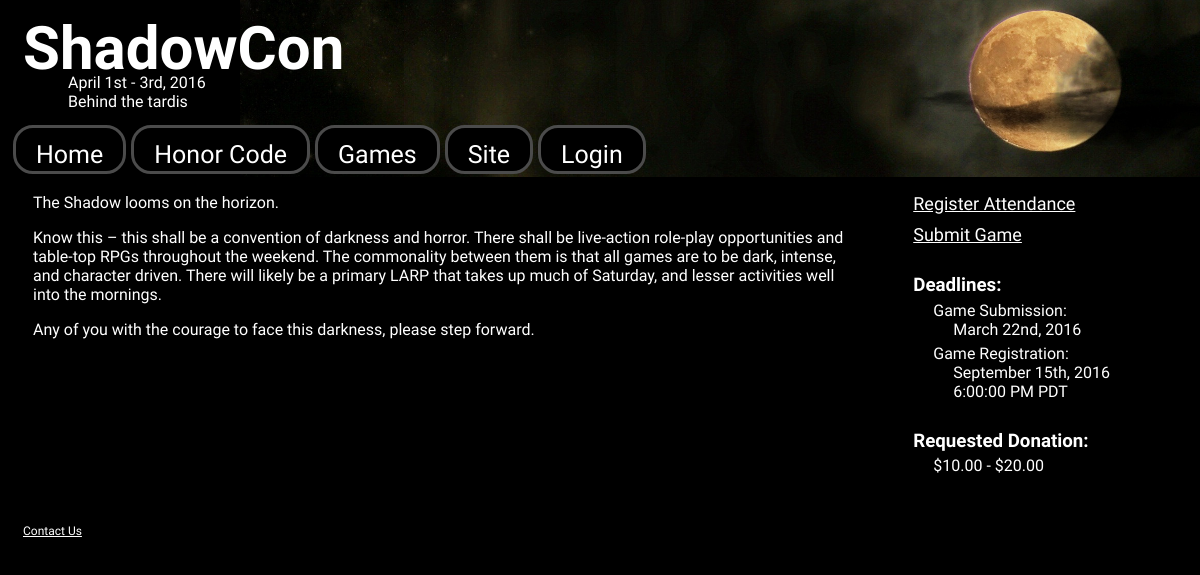
The page / on the database its author committed.
### convention/models.py (models this page shows, shortened)
class ConInfo(models.Model):
    date = models.DateField()
    pre_reg_deadline = models.DateField()
    game_sub_deadline = models.DateField()
    game_reg_deadline = models.DateTimeField(
        default=pytz.timezone("US/Pacific").localize(datetime(2016, 9, 15, 18, 0, 0)))
    location = models.CharField(max_length=1024)
    pre_reg_cost = models.FloatField()
    door_cost = models.FloatField()
    registration_opens = models.DateTimeField()
    max_attendees = models.PositiveIntegerField()

### page/models.py (models this page shows, shortened)
class Page(models.Model):
    name = models.CharField(max_length=256)
    url = models.CharField(max_length=256)
    content = RichTextField()

### page/views.py (the view)
# urls.py: url(r'^$', views.index, name='index'),
def index(request):
    return display(request, 'home')

### convention/templatetags/con_info.py (called while the page is built)
@register.simple_tag
def con_date():
    start = get_con_value("date")
    end = date(start.year, start.month, start.day + 2)
    return str(dateformat.format(start, "F jS - ") + dateformat.format(end, "jS, Y"))

@register.simple_tag
def con_year():
    return str(get_con_value("date").year)

@register.simple_tag
def con_pre_reg_deadline():
    return dateformat.format(get_con_value("pre_reg_deadline"), "F jS, Y")

@register.simple_tag
def con_game_sub_deadline():
    return dateformat.format(get_con_value("game_sub_deadline"), "F jS, Y")

@register.simple_tag
def con_game_reg_deadline():
    return html.format_html(get_datetime_as_string(get_con_value("game_reg_deadline"), "<br />"))

@register.simple_tag
def con_location():
    return get_con_value("location")

@register.simple_tag
def con_door_cost():
    return "$%.2f" % get_con_value("door_cost")

@register.simple_tag
def con_pre_reg_cost():
    return "$%.2f" % get_con_value("pre_reg_cost")

def get_datetime_as_string(value, date_time_sep):
    local = value.astimezone(pytz.timezone('US/Pacific'))
    return dateformat.format(local, "F jS, Y") + date_time_sep + dateformat.format(local, "g:i:s A T")

@register.inclusion_tag('convention/register_sidebar_links.html')
def register_links(user):
    raw_open_date = get_con_value("registration_opens")
    return {'is_registration_open': is_registration_open(),
            'is_pre_reg_open': is_pre_reg_open(user),
            'open_date': get_datetime_as_string(raw_open_date, "<br>")}

### convention/templatetags/user.py (called while the page is built)
@register.simple_tag
def edit_schedule_link(user):
    if (user.is_staff or user.is_superuser) and user.is_active:
        return html.format_html('<li><a href="{}">Change Schedule</a></li>',
                                reverse('convention:edit_schedule'))
    else:
        return ""

### convention/utils.py (called while the page is built)
def get_con_value(parameter):
    con_objects = ConInfo.objects.all()
    if len(con_objects) == 0:
        raise ValueError("No con object found")
    elif len(con_objects) > 1:
        raise ValueError("Multiple con objects found")
    info = con_objects[0]
    return getattr(info, parameter)

def is_registration_open():
    open_date = get_con_value("registration_opens")
    return open_date <= timezone.now()

def is_pre_reg_open(user):
    if user and user.id is not None:
        return len(Game.objects.filter(user=user)) > 0
    else:
        return False

### page/templates/page/display.html (shortened to what this page needs)
{% extends "base.html" %}
{% block content %}
{{content | safe}}
{% endblock %}

### shadowcon/templates/base.html (shortened to what this page needs)
<!DOCTYPE html>
{% load staticfiles %}
{% load con_info %}
{% load user %}
<html>
<head>
  <link rel="stylesheet" href="https://maxcdn.bootstrapcdn.com/bootstrap/3.3.6/css/bootstrap.min.css"
>
  <link rel="stylesheet" href="{% static 'css/base.css' %}"/>
</head>
<body>
<div id="container-fluid">
  <div class="row">
    <div id="head_and_nav">
      <div class="col-lg-12">
        <header>
          <h1>ShadowCon</h1>
          <p>{% con_date %}<br>
            {% con_location %}</p>
        </header>
        <nav>
          <ul>
            <li><a href="/">Home</a></li>
            <li><a href="{% url 'page:display' 'honor_code' %}">Honor Code</a></li>
            <li><a href="#">Games</a>
            </li>
            <li><a href="#">Site</a>
            </li>
            {% if user.is_authenticated %}
            <li><a href="#">Account</a>
              <ul>
                <li><a href="{% url 'convention:user_profile' %}">Profile</a></li>
                <li><a href="{% url 'logout' %}">Logout</a></li>
                {% admin_link request.user %}
                {% attendance_list_link request.user %}
              </ul>
            </li>
            {% else %}
            <li><a href="{% url 'login' %}?next={% block login-next %}{{ request.get_full_path }}{% endblock %}">Login</a></li>
            {% endif %}
          </ul>
        </nav>
      </div>
    </div>
  </div>
  <div class="row">
    <div class="col-sm-9">
      <section id="main" role="main">
        {% block content %}<h1>Content goes here</h1>{% endblock %}
      </section>
    </div>
    <div class="col-sm-3">
      <aside>
        <ul>
          {% register_links request.user %}
          <li id="deadlines">
            <h3>Deadlines:</h3>
            <ul>
              <li>Game Submission:<br/>
                <ul>
                  <li>{% con_game_sub_deadline %}</li>
                </ul>
              </li>
              <li>Game Registration:<br/>
                <ul>
                  <li>{% con_game_reg_deadline %}</li>
                </ul>
              </li>
            </ul>
          </li>
          <li id="costs">
            <h3>Requested Donation:</h3>
            <ul>
              <li>{% con_pre_reg_cost %} - {% con_door_cost %}</li>
            </ul>
          </li>
        </ul>
      </aside>
    </div>
  </div>
  <div class="row">
    <div class="col-sm-12">
      <footer>
        <a href="{% url 'contact:contact' %}">Contact Us</a>
      </footer>
    </div>
  </div>
</div>
</body>
</html>

### shadowcon/static/css/base.css (style rules this page uses)
article, aside, details, figcaption, figure, footer, header, hgroup, nav, section { display: block; }
body { background-color: #000000; color:#FFFFFF; font-family: 'Special Elite', cursive; line-height:normal; margin:0px 8px 8px 8px; font-size:16px; }
a, a:focus, a:hover { color:#FFFFFF; text-decoration:underline; }
a:focus, a:hover, h1, h2, h3 { font-weight:bold; }
h3 { font-size:18.72px; }
p, form { margin:16px 0px 16px 0px; }
div#head_and_nav { background-image:url('../img/header.jpg'); background-position:right; background-size:960px 177px; background-repeat:no-repeat; height:177px; box-sizing:content-box; }
header { padding-top:1px; }
header h1 { font-size:60px; margin: 15px 0px 0px 15px; }
header p { margin:-9px 0px 14px 60px; }
nav { height:45px; }
nav ul { font-size:25px; margin: 0; padding: 0; list-style: none; }
nav ul li { display: block; position: relative; float: left; }
nav ul li a { display: block; text-decoration: none; padding: 12px 20px 1px 20px; background-color:#000000; margin-left: 5px; white-space: nowrap; height:30px; text-align:center; border:3px solid #4B4B4B; border-radius: 20px; overflow:hidden; box-sizing:content-box; }
section#main { padding-left:25px; padding-right:25px; margin-bottom:20px; }
aside { margin:16px 0px 20px 0px; }
aside ul { list-style: none; margin:10px; padding:0px; }
aside li { padding:0px 0px 10px 0px; }
aside h3 { margin:0px; margin-top:20px; margin-bottom:5px; }
aside ul { list-style: none; margin:0px; padding:0px; padding-bottom:5px; }
aside li#deadlines ul li, aside li#registration_opens ul, aside li#costs ul li { margin:0px; margin-left:10px; padding:0px; padding-left:10px; }
aside li#costs h3 { margin-top:10px; }
aside li#costs ul li { margin-bottom:5px; }
footer { background-color: #000000; clear:both; height:27px; }
footer a { top:5px; margin-left:15px; font-size:12px; }
.row { margin-right:-8px; }

### rows shown on the page
ConInfo: date "April 1st - 3rd, 2016", location "Behind the tardis", game_sub_deadline "March 22nd, 2016", game_reg_deadline "September 15th, 2016 6:00:00 PM PDT", pre_reg_cost "$10.00", door_cost "$20.00"
Page: content "The Shadow looms on the horizon. Know this – this shall be a convention of darkness and horror. There shall be live-action role-play opportunities and table-top RPGs throughout the weekend. The commonality between them is that all games are to be dark, intense, and character driven. There will likely be a primary LARP that takes up much of Saturday, and lesser activities well into the mornings. Any of you with the courage to face this darkness, please step forward."
